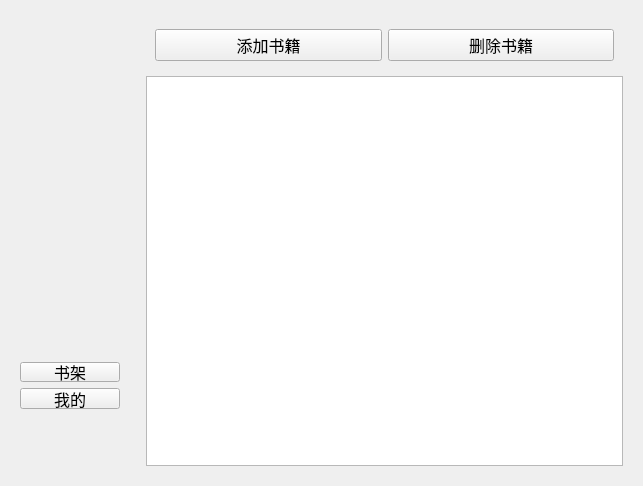
<?xml version="1.0" encoding="UTF-8"?>
<ui version="4.0">
 <class>SideNavigationView</class>
 <widget class="QWidget" name="SideNavigationView">
  <property name="geometry">
   <rect>
    <x>0</x>
    <y>0</y>
    <width>643</width>
    <height>486</height>
   </rect>
  </property>
  <property name="windowTitle">
   <string>Form</string>
  </property>
  <layout class="QHBoxLayout" name="horizontalLayout">
   <item>
    <widget class="QWidget" name="navigationBarWidget" native="true">
     <property name="enabled">
      <bool>true</bool>
     </property>
     <property name="sizePolicy">
      <sizepolicy hsizetype="Preferred" vsizetype="Preferred">
       <horstretch>0</horstretch>
       <verstretch>0</verstretch>
      </sizepolicy>
     </property>
     <property name="minimumSize">
      <size>
       <width>120</width>
       <height>350</height>
      </size>
     </property>
     <property name="maximumSize">
      <size>
       <width>120</width>
       <height>350</height>
      </size>
     </property>
     <layout class="QVBoxLayout" name="verticalLayout_2">
      <item>
       <spacer name="verticalSpacer">
        <property name="orientation">
         <enum>Qt::Orientation::Vertical</enum>
        </property>
        <property name="sizeHint" stdset="0">
         <size>
          <width>20</width>
          <height>295</height>
         </size>
        </property>
       </spacer>
      </item>
      <item>
       <widget class="QToolButton" name="bookshelfButton">
        <property name="minimumSize">
         <size>
          <width>100</width>
          <height>20</height>
         </size>
        </property>
        <property name="font">
         <font>
          <family>楷体</family>
          <pointsize>12</pointsize>
         </font>
        </property>
        <property name="text">
         <string>书架</string>
        </property>
       </widget>
      </item>
      <item>
       <widget class="QToolButton" name="myProfileButton">
        <property name="minimumSize">
         <size>
          <width>100</width>
          <height>20</height>
         </size>
        </property>
        <property name="font">
         <font>
          <family>楷体</family>
          <pointsize>12</pointsize>
         </font>
        </property>
        <property name="text">
         <string>我的</string>
        </property>
       </widget>
      </item>
     </layout>
    </widget>
   </item>
   <item>
    <widget class="QStackedWidget" name="contentStackedWidget">
     <property name="sizePolicy">
      <sizepolicy hsizetype="Expanding" vsizetype="Expanding">
       <horstretch>0</horstretch>
       <verstretch>0</verstretch>
      </sizepolicy>
     </property>
     <widget class="QWidget" name="bookshelfPage">
      <layout class="QVBoxLayout" name="verticalLayout" stretch="1,13">
       <item>
        <widget class="QWidget" name="buttonContainer" native="true">
         <layout class="QHBoxLayout" name="horizontalLayout_2">
          <item>
           <widget class="QPushButton" name="addButton">
            <property name="font">
             <font>
              <family>楷体</family>
              <pointsize>12</pointsize>
             </font>
            </property>
            <property name="text">
             <string>添加书籍</string>
            </property>
           </widget>
          </item>
          <item>
           <widget class="QPushButton" name="deleteButton">
            <property name="font">
             <font>
              <family>楷体</family>
              <pointsize>12</pointsize>
             </font>
            </property>
            <property name="text">
             <string>删除书籍</string>
            </property>
           </widget>
          </item>
         </layout>
        </widget>
       </item>
       <item>
        <widget class="QListWidget" name="bookListWidget">
         <property name="styleSheet">
          <string notr="true">QListWidget::item:selected {
    background-color: #4a6984; /* 设置一个醒目的选中背景色 */
    color: white;             /* 设置选中时的文字颜色 */
    border: 1px solid #78a3c9;  /* 添加一个边框 */
}</string>
         </property>
        </widget>
       </item>
      </layout>
     </widget>
     <widget class="QWidget" name="myProfilePage"/>
    </widget>
   </item>
  </layout>
 </widget>
 <resources/>
 <connections/>
</ui>
